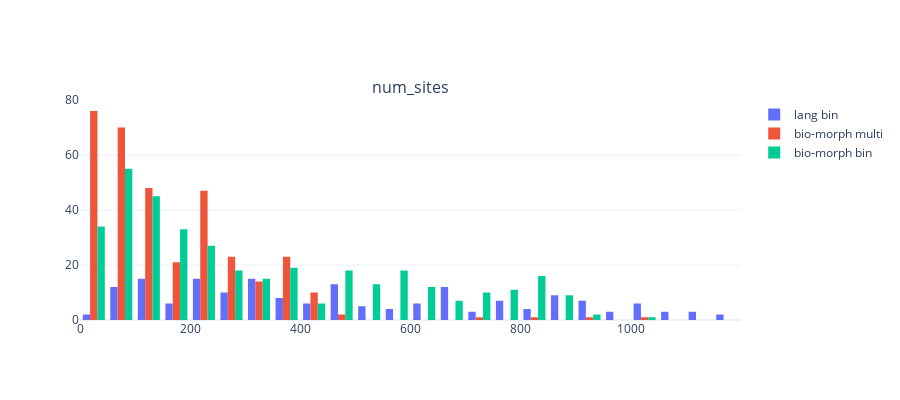

Notebook code cell kept with this figure:
### Code cell
def plots_for_column_bin_multi_lang(col):
    fig = make_subplots(
        rows=1,
        cols=1,
        subplot_titles=[col]
    )

    all_data = pd.concat([morph_data_multistate, morph_data_binarized, lang_data], join="inner")
    lower = all_data[col].quantile(0.05)
    upper = all_data[col].quantile(0.95)
    #lower = all_data[col].min()
    #upper = all_data[col].max()
    fig.append_trace(
        go.Histogram(
            x=lang_data.loc[lang_data[col].between(lower, upper)][col],
            name="lang bin",
            showlegend=True
            #, histnorm="percent"
        ),
        row=1,
        col=1
    )
    
    fig.append_trace(
        go.Histogram(
            x=morph_data_multistate.loc[morph_data_multistate[col].between(lower, upper)][col],
            name="bio-morph multi",
            showlegend=True
            #, histnorm="percent"
        ),
        row=1,
        col=1
    )
    fig.append_trace(
        go.Histogram(
            x=morph_data_binarized.loc[morph_data_binarized[col].between(lower, upper)][col],
            name="bio-morph bin",
            showlegend=True
            #, histnorm="percent"
        ),
        row=1,
        col=1
    )

    return fig

column = "num_sites"
plots_for_column_bin_multi_lang(column).update_layout(template="plotly_white", height=400)
#plots_for_column_bin_multi_lang(column).write_image("lang_morpho_bin_multi_" + column + ".png")

### Figure 1 — Plotly figure (JSON) as saved in the notebook; plotly's stock layout.template omitted (floating-point values rounded to 4 significant figures; data arrays with more than 128 entries replaced by an {"elided": "..."} marker saying what was removed)
{"data": [{"name": "lang bin", "showlegend": true, "type": "histogram", "x": {"elided": "176 int values"}, "xaxis": "x", "yaxis": "y"}, {"name": "bio-morph multi", "showlegend": true, "type": "histogram", "x": {"elided": "338 int values"}, "xaxis": "x", "yaxis": "y"}, {"name": "bio-morph bin", "showlegend": true, "type": "histogram", "x": {"elided": "369 int values"}, "xaxis": "x", "yaxis": "y"}], "layout": {"annotations": [{"font": {"size": 16}, "showarrow": false, "text": "num_sites", "x": 0.5, "xanchor": "center", "xref": "paper", "y": 1, "yanchor": "bottom", "yref": "paper"}], "height": 400, "xaxis": {"anchor": "y", "domain": [0, 1]}, "yaxis": {"anchor": "x", "domain": [0, 1]}}}
